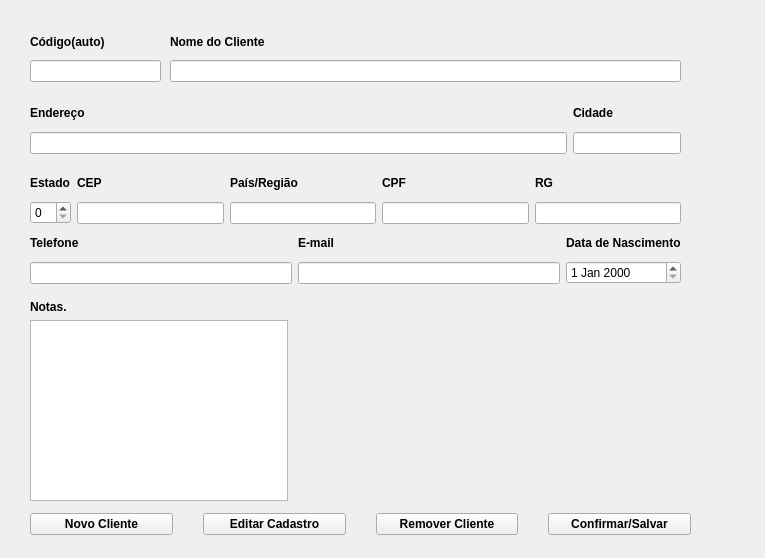
<?xml version="1.0" encoding="UTF-8"?>
<ui version="4.0">
 <class>Form</class>
 <widget class="QWidget" name="Form">
  <property name="geometry">
   <rect>
    <x>0</x>
    <y>0</y>
    <width>765</width>
    <height>558</height>
   </rect>
  </property>
  <property name="windowTitle">
   <string>Form</string>
  </property>
  <widget class="QWidget" name="layoutWidget">
   <property name="geometry">
    <rect>
     <x>30</x>
     <y>510</y>
     <width>661</width>
     <height>29</height>
    </rect>
   </property>
   <layout class="QHBoxLayout" name="horizontalLayout">
    <property name="spacing">
     <number>30</number>
    </property>
    <item>
     <widget class="QPushButton" name="novocliente">
      <property name="font">
       <font>
        <weight>75</weight>
        <bold>true</bold>
       </font>
      </property>
      <property name="text">
       <string>Novo Cliente</string>
      </property>
     </widget>
    </item>
    <item>
     <widget class="QPushButton" name="editarcliente">
      <property name="font">
       <font>
        <weight>75</weight>
        <bold>true</bold>
       </font>
      </property>
      <property name="text">
       <string>Editar Cadastro</string>
      </property>
     </widget>
    </item>
    <item>
     <widget class="QPushButton" name="removercliente">
      <property name="font">
       <font>
        <weight>75</weight>
        <bold>true</bold>
       </font>
      </property>
      <property name="text">
       <string>Remover Cliente</string>
      </property>
     </widget>
    </item>
    <item>
     <widget class="QPushButton" name="salvarcliente">
      <property name="font">
       <font>
        <weight>75</weight>
        <bold>true</bold>
       </font>
      </property>
      <property name="text">
       <string>Confirmar/Salvar</string>
      </property>
     </widget>
    </item>
   </layout>
  </widget>
  <widget class="QWidget" name="layoutWidget">
   <property name="geometry">
    <rect>
     <x>30</x>
     <y>300</y>
     <width>258</width>
     <height>201</height>
    </rect>
   </property>
   <layout class="QVBoxLayout" name="verticalLayout">
    <item>
     <widget class="QLabel" name="label_13">
      <property name="font">
       <font>
        <weight>75</weight>
        <bold>true</bold>
       </font>
      </property>
      <property name="text">
       <string>Notas.</string>
      </property>
     </widget>
    </item>
    <item>
     <widget class="QTextEdit" name="nota"/>
    </item>
   </layout>
  </widget>
  <widget class="QWidget" name="layoutWidget">
   <property name="geometry">
    <rect>
     <x>30</x>
     <y>230</y>
     <width>651</width>
     <height>54</height>
    </rect>
   </property>
   <layout class="QHBoxLayout" name="horizontalLayout_2">
    <item>
     <layout class="QVBoxLayout" name="verticalLayout_2">
      <item>
       <widget class="QLabel" name="label_10">
        <property name="font">
         <font>
          <weight>75</weight>
          <bold>true</bold>
         </font>
        </property>
        <property name="text">
         <string>Telefone</string>
        </property>
       </widget>
      </item>
      <item>
       <widget class="QLineEdit" name="telefonecliente"/>
      </item>
     </layout>
    </item>
    <item>
     <layout class="QVBoxLayout" name="verticalLayout_3">
      <item>
       <widget class="QLabel" name="label_11">
        <property name="font">
         <font>
          <weight>75</weight>
          <bold>true</bold>
         </font>
        </property>
        <property name="text">
         <string>E-mail</string>
        </property>
       </widget>
      </item>
      <item>
       <widget class="QLineEdit" name="emailcliente"/>
      </item>
     </layout>
    </item>
    <item>
     <layout class="QVBoxLayout" name="verticalLayout_4">
      <item>
       <widget class="QLabel" name="label_12">
        <property name="font">
         <font>
          <weight>75</weight>
          <bold>true</bold>
         </font>
        </property>
        <property name="text">
         <string>Data de Nascimento</string>
        </property>
       </widget>
      </item>
      <item>
       <widget class="QDateEdit" name="datenascimento"/>
      </item>
     </layout>
    </item>
   </layout>
  </widget>
  <widget class="QWidget" name="layoutWidget">
   <property name="geometry">
    <rect>
     <x>30</x>
     <y>170</y>
     <width>651</width>
     <height>54</height>
    </rect>
   </property>
   <layout class="QHBoxLayout" name="horizontalLayout_3">
    <item>
     <layout class="QVBoxLayout" name="verticalLayout_5">
      <item>
       <widget class="QLabel" name="label_5">
        <property name="font">
         <font>
          <weight>75</weight>
          <bold>true</bold>
         </font>
        </property>
        <property name="text">
         <string>Estado</string>
        </property>
       </widget>
      </item>
      <item>
       <widget class="QSpinBox" name="spinBoxEstado"/>
      </item>
     </layout>
    </item>
    <item>
     <layout class="QVBoxLayout" name="verticalLayout_6">
      <item>
       <widget class="QLabel" name="label_6">
        <property name="font">
         <font>
          <weight>75</weight>
          <bold>true</bold>
         </font>
        </property>
        <property name="text">
         <string>CEP</string>
        </property>
       </widget>
      </item>
      <item>
       <widget class="QLineEdit" name="cepcliente"/>
      </item>
     </layout>
    </item>
    <item>
     <layout class="QVBoxLayout" name="verticalLayout_7">
      <item>
       <widget class="QLabel" name="label_8">
        <property name="font">
         <font>
          <weight>75</weight>
          <bold>true</bold>
         </font>
        </property>
        <property name="text">
         <string>País/Região</string>
        </property>
       </widget>
      </item>
      <item>
       <widget class="QLineEdit" name="paiscliente"/>
      </item>
     </layout>
    </item>
    <item>
     <layout class="QVBoxLayout" name="verticalLayout_8">
      <item>
       <widget class="QLabel" name="label_7">
        <property name="font">
         <font>
          <weight>75</weight>
          <bold>true</bold>
         </font>
        </property>
        <property name="text">
         <string>CPF</string>
        </property>
       </widget>
      </item>
      <item>
       <widget class="QLineEdit" name="cpfcliente"/>
      </item>
     </layout>
    </item>
    <item>
     <layout class="QVBoxLayout" name="verticalLayout_9">
      <item>
       <widget class="QLabel" name="label_9">
        <property name="font">
         <font>
          <weight>75</weight>
          <bold>true</bold>
         </font>
        </property>
        <property name="text">
         <string>RG</string>
        </property>
       </widget>
      </item>
      <item>
       <widget class="QLineEdit" name="rgcliente"/>
      </item>
     </layout>
    </item>
   </layout>
  </widget>
  <widget class="QWidget" name="layoutWidget">
   <property name="geometry">
    <rect>
     <x>30</x>
     <y>30</y>
     <width>131</width>
     <height>52</height>
    </rect>
   </property>
   <layout class="QVBoxLayout" name="verticalLayout_12">
    <item>
     <widget class="QLabel" name="label">
      <property name="font">
       <font>
        <weight>75</weight>
        <bold>true</bold>
       </font>
      </property>
      <property name="text">
       <string>Código(auto)</string>
      </property>
     </widget>
    </item>
    <item>
     <widget class="QLineEdit" name="codigocliente"/>
    </item>
   </layout>
  </widget>
  <widget class="QWidget" name="layoutWidget">
   <property name="geometry">
    <rect>
     <x>170</x>
     <y>30</y>
     <width>511</width>
     <height>52</height>
    </rect>
   </property>
   <layout class="QVBoxLayout" name="verticalLayout_13">
    <item>
     <widget class="QLabel" name="label_2">
      <property name="font">
       <font>
        <weight>75</weight>
        <bold>true</bold>
       </font>
      </property>
      <property name="text">
       <string>Nome do Cliente</string>
      </property>
     </widget>
    </item>
    <item>
     <widget class="QLineEdit" name="nomecliente"/>
    </item>
   </layout>
  </widget>
  <widget class="QWidget" name="layoutWidget">
   <property name="geometry">
    <rect>
     <x>30</x>
     <y>100</y>
     <width>651</width>
     <height>54</height>
    </rect>
   </property>
   <layout class="QHBoxLayout" name="horizontalLayout_4">
    <item>
     <layout class="QVBoxLayout" name="verticalLayout_11">
      <item>
       <widget class="QLabel" name="label_3">
        <property name="font">
         <font>
          <weight>75</weight>
          <bold>true</bold>
         </font>
        </property>
        <property name="text">
         <string>Endereço</string>
        </property>
       </widget>
      </item>
      <item>
       <widget class="QLineEdit" name="enderecocliente">
        <property name="sizePolicy">
         <sizepolicy hsizetype="Expanding" vsizetype="Fixed">
          <horstretch>0</horstretch>
          <verstretch>0</verstretch>
         </sizepolicy>
        </property>
        <property name="maximumSize">
         <size>
          <width>16777215</width>
          <height>16777215</height>
         </size>
        </property>
       </widget>
      </item>
     </layout>
    </item>
    <item>
     <layout class="QVBoxLayout" name="verticalLayout_10">
      <item>
       <widget class="QLabel" name="label_4">
        <property name="font">
         <font>
          <weight>75</weight>
          <bold>true</bold>
         </font>
        </property>
        <property name="text">
         <string>Cidade</string>
        </property>
       </widget>
      </item>
      <item>
       <widget class="QLineEdit" name="cidadecliente">
        <property name="sizePolicy">
         <sizepolicy hsizetype="Preferred" vsizetype="Fixed">
          <horstretch>0</horstretch>
          <verstretch>0</verstretch>
         </sizepolicy>
        </property>
       </widget>
      </item>
     </layout>
    </item>
   </layout>
  </widget>
 </widget>
 <resources/>
 <connections/>
</ui>
